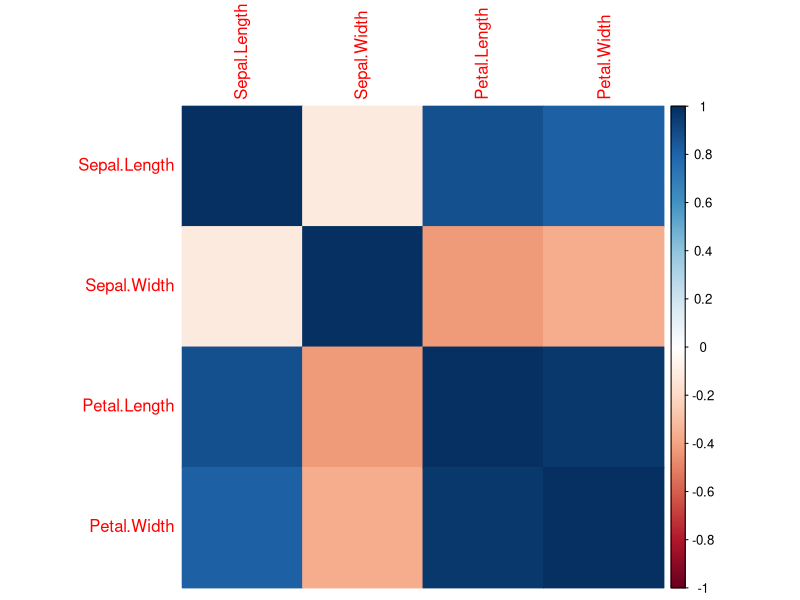

Generate this figure with R:
# Step 1: Load the required packages
#install.packages("ggplot2")  # Uncomment and run this line if 'ggplot2' is not installed
#install.packages("corrplot") # Uncomment and run this line if 'corrplot' is not installed
library(ggplot2)
library(corrplot)

# Step 2: Load the iris dataset (already available in R)
data(iris)

# Step 3: Calculate the correlation matrix
cor_matrix <- cor(iris[, 1:4])  # Select the numeric columns (excluding the Species column)
print(cor_matrix)
# Step 4: Plot the correlation matrix using corrplot
corrplot(cor_matrix, method = "color")
